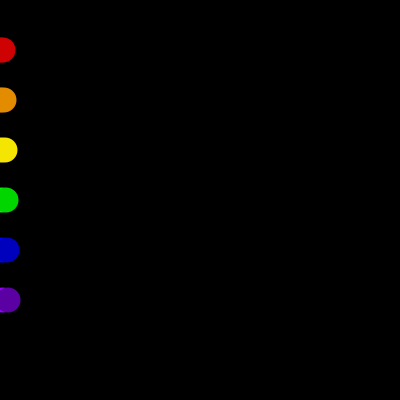
Frame 1 (no input)
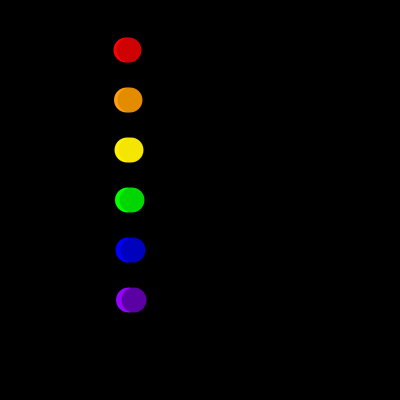
Frame 60 (the mouse pressed at the canvas centre just before this capture)
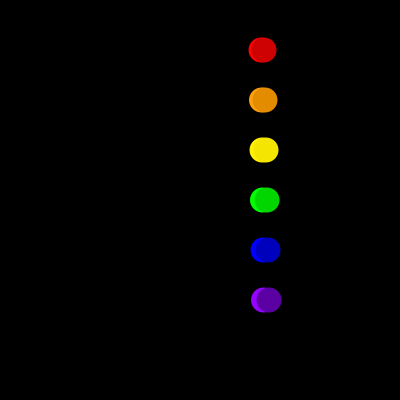
Frame 120 (the mouse held since frame 60 and released just before this capture)

The Processing sketch that drew these frames (run headless with seeded random() and noise(); from frame 60 on, the mouse is pressed at the canvas centre):

// Processing sketch: processing_38959
// ── processing_38959.pde

float circle_x=0;

void setup(){
  size(400,400);
  noStroke();
  frameRate(9000);
}
void draw() {
  background(0);
  
 fill(255,0,0);
  ellipse(circle_x,50,25,25);
  circle_x = circle_x + .5;
 
 fill(255,159,13);
  ellipse(circle_x,100,25,25);
  circle_x = circle_x + .5;
  
  fill(255,239,0);
  ellipse(circle_x,150,25,25);
  circle_x = circle_x + .5;
  
  fill(0,255,0);
  ellipse(circle_x,200,25,25);
  circle_x = circle_x + .5;
  
  fill(0,0,255);
  ellipse(circle_x,250,25,25);
  circle_x = circle_x + .5;
  
  fill(149,3,255);
  ellipse(circle_x,300,25,25);
  circle_x = circle_x + .5;
  
  //NEW ROW
  
  fill(206,2,2);
  ellipse(circle_x,50,25,25);
  circle_x = circle_x + 1;
  
  fill(227,140,0);
  ellipse(circle_x,100,25,25);
  circle_x = circle_x + 1;
  
  fill(245,229,3);
  ellipse(circle_x,150,25,25);
  circle_x = circle_x + 1;
  
  fill(2,214,0);
  ellipse(circle_x,200,25,25);
  circle_x = circle_x + 1;
  
  fill(0,1,188);
  ellipse(circle_x,250,25,25);
  circle_x = circle_x + 1;
  
  fill(91,0,162);
  ellipse(circle_x,300,25,25);
  circle_x = circle_x + 1;
 
 if(circle_x > 400){
   circle_x = 0;
}
}
